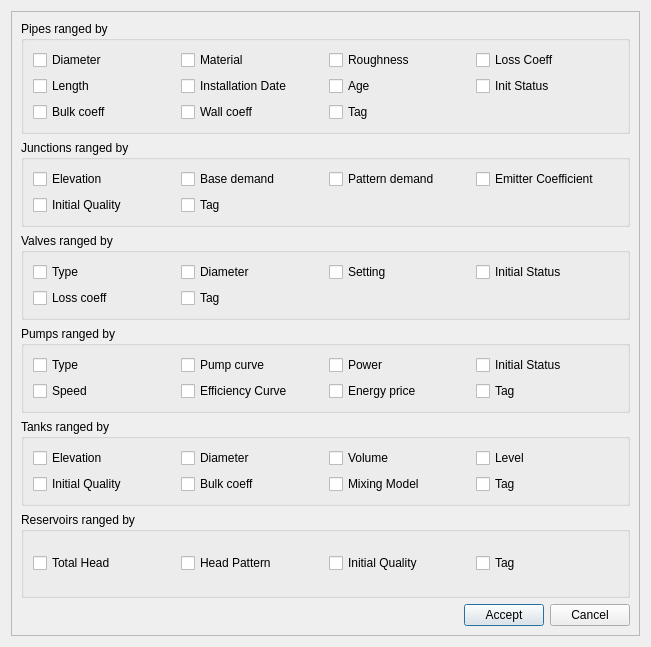
<?xml version="1.0" encoding="UTF-8"?>
<ui version="4.0">
 <class>Dialog</class>
 <widget class="QDialog" name="Dialog">
  <property name="geometry">
   <rect>
    <x>0</x>
    <y>0</y>
    <width>651</width>
    <height>647</height>
   </rect>
  </property>
  <property name="windowTitle">
   <string>Thematic Maps</string>
  </property>
  <property name="autoFillBackground">
   <bool>false</bool>
  </property>
  <layout class="QVBoxLayout" name="verticalLayout">
   <item>
    <widget class="QScrollArea" name="scrollArea">
     <property name="widgetResizable">
      <bool>true</bool>
     </property>
     <widget class="QWidget" name="scrollAreaWidgetContents">
      <property name="geometry">
       <rect>
        <x>0</x>
        <y>0</y>
        <width>631</width>
        <height>627</height>
       </rect>
      </property>
      <layout class="QVBoxLayout" name="verticalLayout_2">
       <item>
        <widget class="QGroupBox" name="pipesGroupBox">
         <property name="title">
          <string>Pipes ranged by</string>
         </property>
         <property name="checkable">
          <bool>false</bool>
         </property>
         <property name="checked">
          <bool>false</bool>
         </property>
         <layout class="QGridLayout" name="gridLayout">
          <item row="0" column="2">
           <widget class="QCheckBox" name="checkBox_50">
            <property name="text">
             <string>Roughness</string>
            </property>
           </widget>
          </item>
          <item row="1" column="2">
           <widget class="QCheckBox" name="checkBox_55">
            <property name="text">
             <string>Age</string>
            </property>
           </widget>
          </item>
          <item row="0" column="3">
           <widget class="QCheckBox" name="checkBox_51">
            <property name="text">
             <string>Loss Coeff</string>
            </property>
           </widget>
          </item>
          <item row="0" column="1">
           <widget class="QCheckBox" name="checkBox_49">
            <property name="text">
             <string>Material</string>
            </property>
           </widget>
          </item>
          <item row="1" column="3">
           <widget class="QCheckBox" name="checkBox_54">
            <property name="text">
             <string>Init Status</string>
            </property>
           </widget>
          </item>
          <item row="1" column="0">
           <widget class="QCheckBox" name="checkBox_52">
            <property name="text">
             <string>Length</string>
            </property>
           </widget>
          </item>
          <item row="0" column="0">
           <widget class="QCheckBox" name="checkBox_48">
            <property name="text">
             <string>Diameter</string>
            </property>
           </widget>
          </item>
          <item row="1" column="1">
           <widget class="QCheckBox" name="checkBox_53">
            <property name="text">
             <string>Installation Date</string>
            </property>
           </widget>
          </item>
          <item row="2" column="0">
           <widget class="QCheckBox" name="checkBox_56">
            <property name="text">
             <string>Bulk coeff</string>
            </property>
           </widget>
          </item>
          <item row="2" column="1">
           <widget class="QCheckBox" name="checkBox_57">
            <property name="text">
             <string>Wall coeff</string>
            </property>
           </widget>
          </item>
          <item row="2" column="2">
           <widget class="QCheckBox" name="checkBox_58">
            <property name="text">
             <string>Tag</string>
            </property>
           </widget>
          </item>
         </layout>
        </widget>
       </item>
       <item>
        <widget class="QGroupBox" name="junctionsGroupBox">
         <property name="title">
          <string>Junctions ranged by</string>
         </property>
         <property name="checkable">
          <bool>false</bool>
         </property>
         <property name="checked">
          <bool>false</bool>
         </property>
         <layout class="QGridLayout" name="gridLayout_2">
          <item row="0" column="3">
           <widget class="QCheckBox" name="checkBox_12">
            <property name="text">
             <string>Emitter Coefficient</string>
            </property>
           </widget>
          </item>
          <item row="0" column="2">
           <widget class="QCheckBox" name="checkBox_16">
            <property name="text">
             <string>Pattern demand</string>
            </property>
           </widget>
          </item>
          <item row="0" column="0">
           <widget class="QCheckBox" name="checkBox_11">
            <property name="text">
             <string>Elevation</string>
            </property>
           </widget>
          </item>
          <item row="0" column="1">
           <widget class="QCheckBox" name="checkBox_13">
            <property name="text">
             <string>Base demand</string>
            </property>
           </widget>
          </item>
          <item row="1" column="0">
           <widget class="QCheckBox" name="checkBox_15">
            <property name="text">
             <string>Initial Quality</string>
            </property>
           </widget>
          </item>
          <item row="1" column="1">
           <widget class="QCheckBox" name="checkBox_14">
            <property name="text">
             <string>Tag</string>
            </property>
           </widget>
          </item>
         </layout>
        </widget>
       </item>
       <item>
        <widget class="QGroupBox" name="groupBox_3">
         <property name="title">
          <string>Valves ranged by</string>
         </property>
         <property name="checkable">
          <bool>false</bool>
         </property>
         <property name="checked">
          <bool>false</bool>
         </property>
         <layout class="QGridLayout" name="gridLayout_3">
          <item row="0" column="1">
           <widget class="QCheckBox" name="checkBox_26">
            <property name="text">
             <string>Diameter</string>
            </property>
           </widget>
          </item>
          <item row="0" column="0">
           <widget class="QCheckBox" name="checkBox_25">
            <property name="text">
             <string>Type</string>
            </property>
           </widget>
          </item>
          <item row="0" column="2">
           <widget class="QCheckBox" name="checkBox_28">
            <property name="text">
             <string>Setting</string>
            </property>
           </widget>
          </item>
          <item row="0" column="3">
           <widget class="QCheckBox" name="checkBox_27">
            <property name="text">
             <string>Initial Status</string>
            </property>
           </widget>
          </item>
          <item row="1" column="0">
           <widget class="QCheckBox" name="checkBox_29">
            <property name="text">
             <string>Loss coeff</string>
            </property>
           </widget>
          </item>
          <item row="1" column="1">
           <widget class="QCheckBox" name="checkBox_30">
            <property name="text">
             <string>Tag</string>
            </property>
           </widget>
          </item>
         </layout>
        </widget>
       </item>
       <item>
        <widget class="QGroupBox" name="groupBox_4">
         <property name="title">
          <string>Pumps ranged by</string>
         </property>
         <property name="checkable">
          <bool>false</bool>
         </property>
         <property name="checked">
          <bool>false</bool>
         </property>
         <layout class="QGridLayout" name="gridLayout_4">
          <item row="0" column="0">
           <widget class="QCheckBox" name="checkBox_23">
            <property name="text">
             <string>Type</string>
            </property>
           </widget>
          </item>
          <item row="0" column="1">
           <widget class="QCheckBox" name="checkBox_17">
            <property name="text">
             <string>Pump curve</string>
            </property>
           </widget>
          </item>
          <item row="0" column="2">
           <widget class="QCheckBox" name="checkBox_20">
            <property name="text">
             <string>Power</string>
            </property>
           </widget>
          </item>
          <item row="0" column="3">
           <widget class="QCheckBox" name="checkBox_18">
            <property name="text">
             <string>Initial Status</string>
            </property>
           </widget>
          </item>
          <item row="1" column="0">
           <widget class="QCheckBox" name="checkBox_19">
            <property name="text">
             <string>Speed</string>
            </property>
           </widget>
          </item>
          <item row="1" column="1">
           <widget class="QCheckBox" name="checkBox_22">
            <property name="text">
             <string>Efficiency Curve</string>
            </property>
           </widget>
          </item>
          <item row="1" column="2">
           <widget class="QCheckBox" name="checkBox_21">
            <property name="text">
             <string>Energy price</string>
            </property>
           </widget>
          </item>
          <item row="1" column="3">
           <widget class="QCheckBox" name="checkBox_24">
            <property name="text">
             <string>Tag</string>
            </property>
           </widget>
          </item>
         </layout>
        </widget>
       </item>
       <item>
        <widget class="QGroupBox" name="groupBox_5">
         <property name="title">
          <string>Tanks ranged by</string>
         </property>
         <property name="checkable">
          <bool>false</bool>
         </property>
         <property name="checked">
          <bool>false</bool>
         </property>
         <layout class="QGridLayout" name="gridLayout_5">
          <item row="0" column="3">
           <widget class="QCheckBox" name="checkBox_39">
            <property name="text">
             <string>Level</string>
            </property>
           </widget>
          </item>
          <item row="0" column="0">
           <widget class="QCheckBox" name="checkBox_31">
            <property name="text">
             <string>Elevation</string>
            </property>
           </widget>
          </item>
          <item row="0" column="1">
           <widget class="QCheckBox" name="checkBox_34">
            <property name="text">
             <string>Diameter</string>
            </property>
           </widget>
          </item>
          <item row="0" column="2">
           <widget class="QCheckBox" name="checkBox_32">
            <property name="text">
             <string>Volume</string>
            </property>
           </widget>
          </item>
          <item row="1" column="0">
           <widget class="QCheckBox" name="checkBox_36">
            <property name="text">
             <string>Initial Quality</string>
            </property>
           </widget>
          </item>
          <item row="1" column="1">
           <widget class="QCheckBox" name="checkBox_9">
            <property name="text">
             <string>Bulk coeff</string>
            </property>
           </widget>
          </item>
          <item row="1" column="2">
           <widget class="QCheckBox" name="checkBox_35">
            <property name="text">
             <string>Mixing Model</string>
            </property>
           </widget>
          </item>
          <item row="1" column="3">
           <widget class="QCheckBox" name="checkBox_38">
            <property name="text">
             <string>Tag</string>
            </property>
           </widget>
          </item>
         </layout>
        </widget>
       </item>
       <item>
        <widget class="QGroupBox" name="groupBox_6">
         <property name="title">
          <string>Reservoirs ranged by</string>
         </property>
         <property name="checkable">
          <bool>false</bool>
         </property>
         <property name="checked">
          <bool>false</bool>
         </property>
         <layout class="QGridLayout" name="gridLayout_6">
          <item row="0" column="1">
           <widget class="QCheckBox" name="checkBox_37">
            <property name="text">
             <string>Head Pattern</string>
            </property>
           </widget>
          </item>
          <item row="0" column="2">
           <widget class="QCheckBox" name="checkBox_6">
            <property name="text">
             <string>Initial Quality</string>
            </property>
           </widget>
          </item>
          <item row="0" column="0">
           <widget class="QCheckBox" name="checkBox_33">
            <property name="text">
             <string>Total Head</string>
            </property>
           </widget>
          </item>
          <item row="0" column="3">
           <widget class="QCheckBox" name="checkBox_7">
            <property name="text">
             <string>Tag</string>
            </property>
           </widget>
          </item>
         </layout>
        </widget>
       </item>
       <item>
        <layout class="QHBoxLayout" name="horizontalLayout">
         <item>
          <spacer name="horizontalSpacer">
           <property name="orientation">
            <enum>Qt::Horizontal</enum>
           </property>
           <property name="sizeHint" stdset="0">
            <size>
             <width>40</width>
             <height>20</height>
            </size>
           </property>
          </spacer>
         </item>
         <item>
          <widget class="QPushButton" name="pushButton_2">
           <property name="text">
            <string>Accept</string>
           </property>
          </widget>
         </item>
         <item>
          <widget class="QPushButton" name="pushButton">
           <property name="text">
            <string>Cancel</string>
           </property>
          </widget>
         </item>
        </layout>
       </item>
      </layout>
     </widget>
    </widget>
   </item>
  </layout>
 </widget>
 <resources/>
 <connections/>
</ui>
